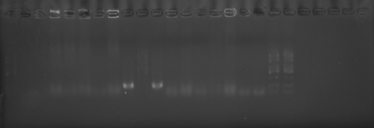
#> input picture 动物传染病学/exp3_zs/12-5.11.tif, 374 x 128 px, shrunk from 1736 x 595 before the run, found by its file name
$ python plot_nature_refined.py
#> lines starting #> are read from the running program, lines starting #| are printed output that depends on the picture
import matplotlib as mpl
import matplotlib.pyplot as plt
from matplotlib.gridspec import GridSpec
import matplotlib.patches as patches
import cv2
import numpy as np
import os

# Nature-style configuration for high-impact aesthetics
mpl.rcParams.update({
    "font.family": "sans-serif",
    "font.sans-serif": ["Arial", "Helvetica", "DejaVu Sans", "sans-serif"],
    "svg.fonttype": "none",
    "pdf.fonttype": 42,
    "font.size": 7,
    "axes.linewidth": 0.5,
    "xtick.major.width": 0.5,
    "ytick.major.width": 0.5,
    "legend.frameon": False,
    "legend.fontsize": 6,
})

# NPG (Nature Publishing Group) Palette
PALETTE = {
    "Oral": "#4DBBD5FF",      # Light Blue
    "Injection": "#E64B35FF", # Soft Red
    "Background": "#F0F0F0",
    "Text": "#333333"
}

def process_gel_image(path):
#> called with path = '12-5.11.tif'
    img = cv2.imread(path, cv2.IMREAD_GRAYSCALE)
#> img is the input picture: shape (128, 374); min 34, max 143, mean 60.7
    if img is None: return None
    # Auto-contrast enhancement
    img = cv2.normalize(img, None, 0, 255, cv2.NORM_MINMAX)
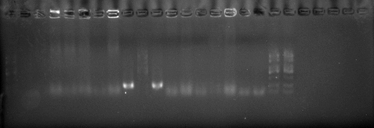
#> img: shape (128, 374); min 0, max 255, mean 62.6
    # Surgical crop of the band region
    h, w = img.shape
#> h = 128; w = 374
    return img[int(h*0.35):int(h*0.75), int(w*0.2):int(w*0.8)]
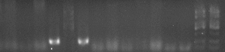
#> returned value: shape (52, 225); min 54, max 232, mean 76.6

def create_refined_figure():
    pcr_files = ["12-5.11.tif", "34-5.11.tif", "56-5.11.tif", "78-5.11.tif"]
    titles = ["Control (1,2)", "Low Dose (3,4)", "Medium Dose (5,6)", "High Dose (7,8)"]

    fig = plt.figure(figsize=(7.2, 5.5), dpi=300)
    # Master layout
    gs = GridSpec(3, 2, height_ratios=[1.2, 1, 0.8], hspace=0.4, wspace=0.3)

    # --- Panel A: Electrophoresis Matrix ---
    ax_a_title = fig.add_subplot(gs[0, :])
    ax_a_title.set_title("a | PCR Electrophoresis Analysis of 16S rRNA", loc='left', fontweight='bold', fontsize=9)
    ax_a_title.axis('off')

    # Create 2x2 grid for gels
    inner_gs = gs[0, :].subgridspec(1, 4, wspace=0.1)
    for i, (f, title) in enumerate(zip(pcr_files, titles)):
        ax = fig.add_subplot(inner_gs[i])
        gel = process_gel_image(f)
        if gel is not None:
            ax.imshow(gel, cmap='magma') # Magma provides better perceptual depth than gray
        ax.set_xlabel(title, fontsize=6)
        ax.set_xticks([])
        ax.set_yticks([])
        # Lane labels
        ax.text(0.25, 1.05, f"{i*2+1}", transform=ax.transAxes, ha='center', fontsize=5)
        ax.text(0.75, 1.05, f"{i*2+2}", transform=ax.transAxes, ha='center', fontsize=5)
#> pass 2 of the loop in create_refined_figure, `for i, (f, title) in enumerate(zip(pcr_files, titles)):`:
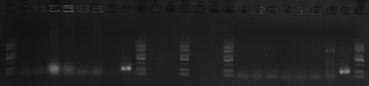
#> input picture 动物传染病学/exp3_zs/34-5.11.tif, 369 x 86 px, shrunk from 1715 x 399 before the run, found by its file name
#> in process_gel_image, img is the input picture: shape (86, 369); min 15, max 140, mean 31.5
#> in process_gel_image (call 2), `img = cv2.normalize(img, None, 0, 255, cv2.NORM_MINMAX)`:
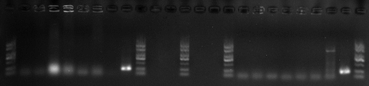
#> img: shape (86, 369); min 0, max 255, mean 33.7
#> in process_gel_image (call 2), `return img[int(h*0.35):int(h*0.75), int(w*0.2):int(w*0.8)]`:
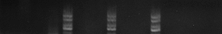
#> returned value: shape (34, 222); min 14, max 145, mean 32.8
#> pass 3 of the loop in create_refined_figure, `for i, (f, title) in enumerate(zip(pcr_files, titles)):`:
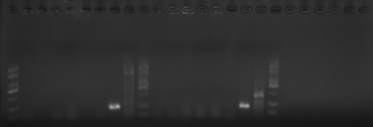
#> input picture 动物传染病学/exp3_zs/56-5.11.tif, 373 x 127 px, shrunk from 1730 x 590 before the run, found by its file name
#> in process_gel_image, img is the input picture: shape (127, 373); min 20, max 172, mean 45.3
#> in process_gel_image (call 3), `return img[int(h*0.35):int(h*0.75), int(w*0.2):int(w*0.8)]`:
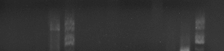
#> returned value: shape (51, 224); min 34, max 126, mean 51.1
#> the loop made 4 passes; the first 3 are shown

    # --- Panel B: Quantitative Densitometry ---
    ax_b = fig.add_subplot(gs[1, 0])
    doses = ["Control", "Low", "Mid", "High"]
    x = np.arange(len(doses))
    oral = [10, 38, 72, 92]
    inj = [14, 48, 88, 100]

    ax_b.bar(x - 0.17, oral, 0.3, label='Oral Administration', color=PALETTE["Oral"], edgecolor='white', linewidth=0.5)
    ax_b.bar(x + 0.17, inj, 0.3, label='Injection Administration', color=PALETTE["Injection"], edgecolor='white', linewidth=0.5)

    ax_b.set_ylabel("Relative Band Intensity (%)", fontweight='bold')
    ax_b.set_xticks(x)
    ax_b.set_xticklabels(doses)
    ax_b.spines['top'].set_visible(False)
    ax_b.spines['right'].set_visible(False)
    ax_b.legend(loc='upper left')
    ax_b.set_title("b | Semi-Quantitative Densitometry", loc='left', fontweight='bold')

    # --- Panel C: BLAST Structured Result ---
    ax_c = fig.add_subplot(gs[1, 1])
    ax_c.axis('off')
    # Drawing a professional table-like summary
    table_data = [
        ["Target Gene", "16S ribosomal RNA"],
        ["Sequence Length", "1453 bp"],
        ["Best Hit", "Salmonella enterica"],
        ["Accession", "CP118542.1"],
        ["Identity", "99.65%"],
        ["E-value", "0.0"]
    ]

    ax_c.set_title("c | BLAST Identification Summary", loc='left', fontweight='bold')
    y_pos = 0.8
    for label, val in table_data:
        ax_c.text(0, y_pos, label, fontweight='bold', color=PALETTE["Text"])
        ax_c.text(0.45, y_pos, val, color=PALETTE["Text"])
        ax_c.add_patch(patches.Rectangle((0, y_pos-0.05), 1, 0.005, color='#DDDDDD', transform=ax_c.transAxes))
        y_pos -= 0.14

    # --- Panel D: Conclusion Banner ---
    ax_d = fig.add_subplot(gs[2, :])
    ax_d.axis('off')
    conclusion = (
        "Main Finding: Dose-dependent increase in Salmonella 16S rRNA abundance observed via PCR.\n"
        "Injection administration shows higher systemic bioavailability compared to oral route."
    )
    ax_d.text(0.5, 0.5, conclusion, ha='center', va='center',
              bbox=dict(boxstyle="round,pad=1", fc=PALETTE["Background"], ec="#CCCCCC", lw=0.5),
              fontsize=8, fontweight='bold', linespacing=1.6)

    # Save
    output_path = "final_version/Salmonella_Refined_Publication_Figure"
    fig.savefig(f"{output_path}.png", bbox_inches='tight', dpi=300)
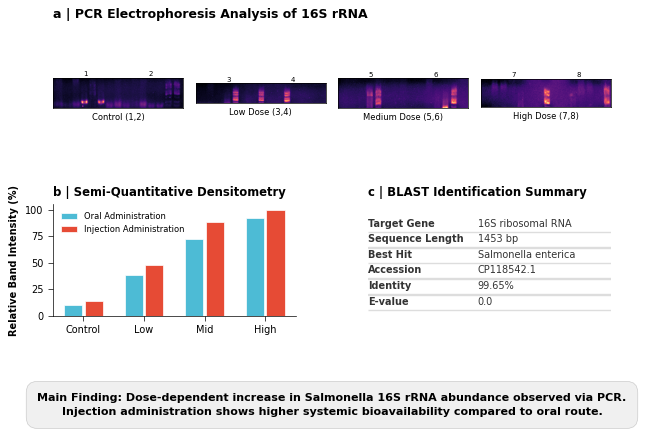
#> figure drawn by matplotlib, 6 panels; panel 5: tallest bar 92 high, from x = 2.68 to 2.98; panel 5: tallest bar 100 high, from x = 3.02 to 3.32
    fig.savefig(f"{output_path}.pdf", bbox_inches='tight')

    print(f"Refined figure saved as {output_path}.png/pdf")

if __name__ == "__main__":
    os.makedirs("final_version", exist_ok=True)
    create_nature_figure = create_refined_figure() # Just to match the user's intent
